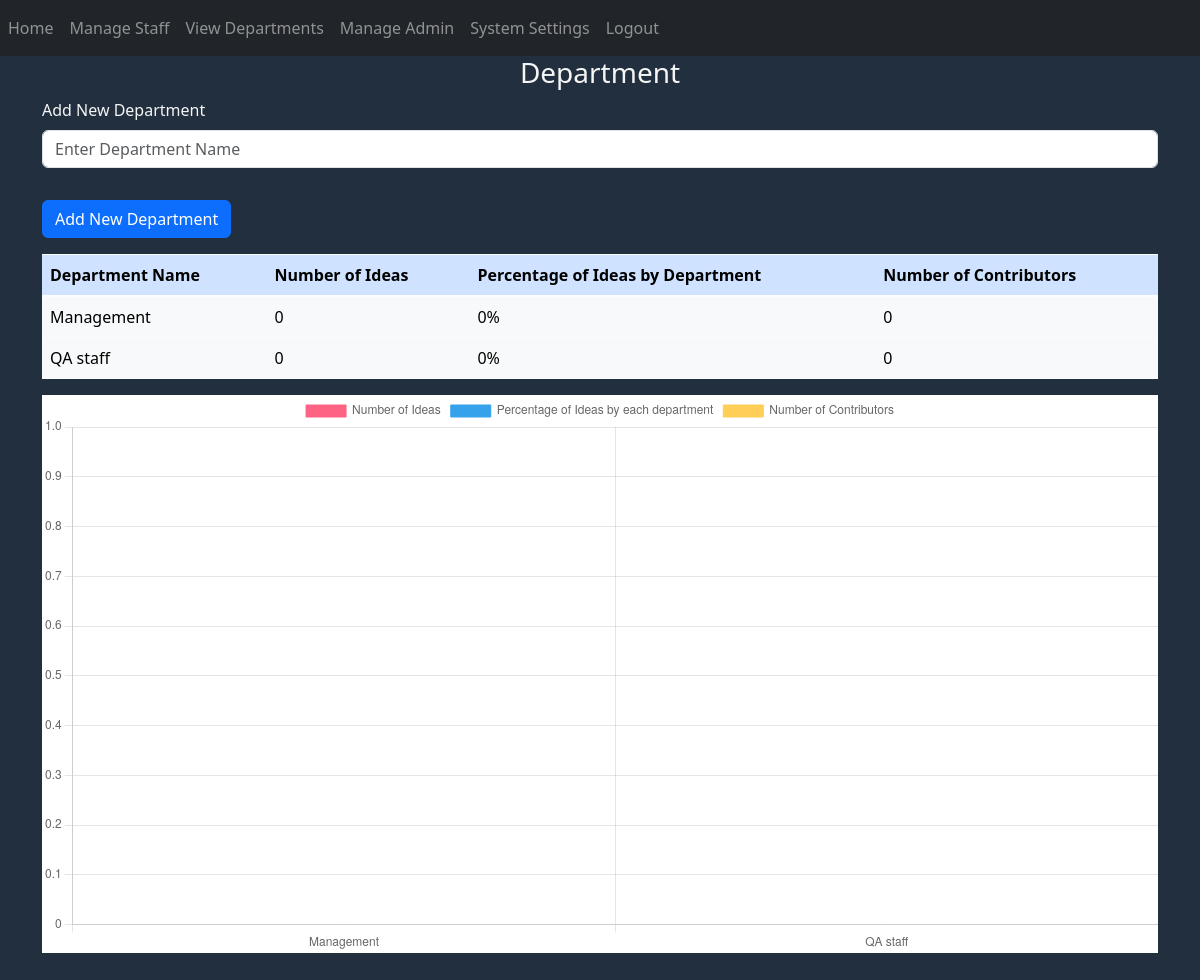
Page /department (signed in) on the committed database.
### website/models.py (models this page shows, shortened)
class Department(db.Model, UserMixin):
    id = db.Column(db.Integer, primary_key=True)
    name = db.Column(db.String(150))
    staff = db.relationship('Staff')
    admin = db.relationship('Admin', backref='department')

### website/auth.py (the view, shortened to what this page needs)
@auth.route('/department', methods=['GET', 'POST'])
@login_required
def department():
    departments = Department.query.all()
    staffs = Staff.query.all()
    department_idea_count = {}
    department_staff_count = {}
    for department in departments:
        department_idea_count[department.id] = 0
        for staff in department.staff:
            department_idea_count[department.id] += len(staff.idea)
        department_staff_count[department.id] = len(department.staff)
    print(department_staff_count, end="Staff count")
    total_idea_count = sum(department_idea_count.values())
    department_idea_percentage = {}
    for department, idea_count in department_idea_count.items():
        department_idea_percentage[department] = 0
        if total_idea_count != 0:
            department_idea_percentage[department] = round((idea_count / total_idea_count) * 100, 2)
    return render_template("department.html", user=current_user, departments=departments,
                           department_idea_count=department_idea_count,
                           department_idea_percentage=department_idea_percentage,
                           department_staff_count=department_staff_count)

### website/templates/department.html (shortened to what this page needs)
{% extends "base2.html" %}
{% block content %}
<head>
<link rel="stylesheet" href="/static/table_style.css" />
<link href="https://cdn.jsdelivr.net/npm/bootstrap@5.3.0-alpha1/dist/css/bootstrap.min.css" rel="stylesheet"
>
</head>
<body style="background-color: #222f3e; color: whitesmoke">
<form method="POST">
    <h3 align="center">Department</h3>
    <div class="form-group">
        <label for="newdept">Add New Department</label>
        <input type="newdept" class="form-control" id="newdept" name="newdept" placeholder="Enter Department Name" required>
    </div>
    <button type="submit" class="btn btn-primary mt-3">Add New Department</button>
    <table class="table mt-3 table-light" >
        <thead class="table-primary" >
            <tr>
                <th scope="col">Department Name</th>
                <th scope="col">Number of Ideas</th>
                <th scope="col">Percentage of Ideas by Department</th>
                <th scope="col">Number of Contributors</th>
            </tr>
        </thead>
        <tbody>
            {% for department in departments %}
            <tr>
                <td>{{ department.name }}</td>
                <td>{{ department_idea_count[department.id] }}</td>
                <td>{{ department_idea_percentage[department.id] }}%</td>
                <td>{{ department_staff_count[department.id] }}</td>
            </tr>
            {% endfor %}
        </tbody>
    </table>
</form>
<canvas id="myChart" width="400" height="200"></canvas>
    <script>
        var departmentNames = [];
        var departmentIdeaCounts = [];
        var departmentIdeaPercentages = [];
        var departmentStaffCounts = [];
        {% for department in departments %}
            departmentNames.push("{{ department.name }}");
            departmentIdeaCounts.push({{ department_idea_count[department.id] }});
            departmentIdeaPercentages.push({{ department_idea_percentage[department.id] }});
            departmentStaffCounts.push({{ department_staff_count[department.id] }});
        {% endfor %}
        var ctx = document.getElementById('myChart').getContext('2d');
        var myChart = new Chart(ctx, {
            type: 'bar',
            data: {
                labels: departmentNames,
                datasets: [{
                    label: 'Number of Ideas',
                    data: departmentIdeaCounts,
                    backgroundColor: 'rgba(255, 99, 132, 1)',
                    borderColor: 'rgba(255, 99, 132, 1)',
                    borderWidth: 1
                },
                {
                    label: 'Percentage of Ideas by each department',
                    data: departmentIdeaPercentages,
                    backgroundColor: 'rgba(54, 162, 235, 1)',
                    borderColor: 'rgba(54, 162, 235, 1)',
                    borderWidth: 1
                },
                {
                    label: 'Number of Contributors',
                    data: departmentStaffCounts,
                    backgroundColor: 'rgba(255, 206, 86, 1)',
                    borderColor: 'rgba(255, 206, 86, 1)',
                    borderWidth: 1
                }]
            },
            options: {
                scales: {
                    yAxes: [{
                        ticks: {
                              beginAtZero: true,
                              min : 0,
                              stepSize : 1,
                              fontColor : "#000",
                              fontSize : 14
                                }
                            }]
                        }
                    }
        });
    </script>
<br><br>
</body>
{% endblock %}

### website/static/table_style.css (style rules this page uses)
.table { border-spacing:0; margin: 0rem; background-color: #f5f5f5; }
#myChart { background-color: white; }

### rows in the picture
Department: name "Management", department_idea_count "0", department_idea_percentage "0", department_staff_count "0"
Department: name "QA staff", department_idea_count "0", department_idea_percentage "0", department_staff_count "0"

### other values in the picture
chart data {{ department.name }} Management, QA staff
chart data {{ department_idea_count[department.id] }} 0, 0
chart data {{ department_idea_percentage[department.id] }} 0, 0
chart data {{ department_staff_count[department.id] }} 0, 0
